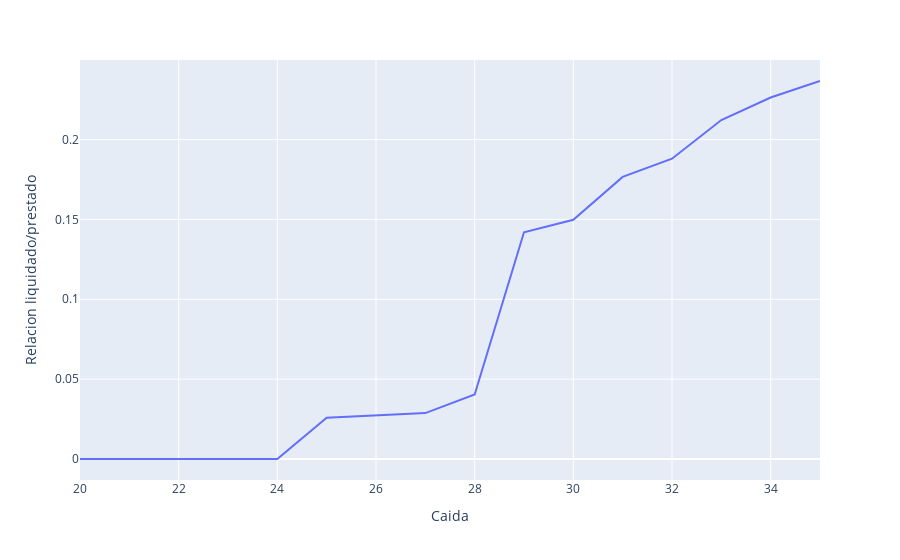

Write notebook code for a chart like this one.
### Code cell
# simulaciones
simulaciones['Relacion liquidado/prestado'] = simulaciones['Colateral liquidado'] / simulaciones['Promedio prestado']
px.line(simulaciones, x='Caida', y='Relacion liquidado/prestado')

### Figure 1 — Plotly figure (JSON) as saved in the notebook; plotly's stock layout.template omitted (floating-point values rounded to 4 significant figures)
{"data": [{"hovertemplate": "Caida=%{x}<br>Relacion liquidado/prestado=%{y}<extra></extra>", "legendgroup": "", "line": {"color": "#636efa", "dash": "solid"}, "marker": {"symbol": "circle"}, "mode": "lines", "name": "", "orientation": "v", "showlegend": false, "type": "scatter", "x": [20, 21, 22, 23, 24, 25, 26, 27, 28, 29, 30, 31, 32, 33, 34, 35], "xaxis": "x", "y": [0, 0, 0, 0, 0, 0.02579, 0.02726, 0.02874, 0.04038, 0.1419, 0.1498, 0.1766, 0.188, 0.2122, 0.2263, 0.2367], "yaxis": "y"}], "layout": {"legend": {"tracegroupgap": 0}, "margin": {"t": 60}, "xaxis": {"anchor": "y", "domain": [0, 1], "title": {"text": "Caida"}}, "yaxis": {"anchor": "x", "domain": [0, 1], "title": {"text": "Relacion liquidado/prestado"}}}}
